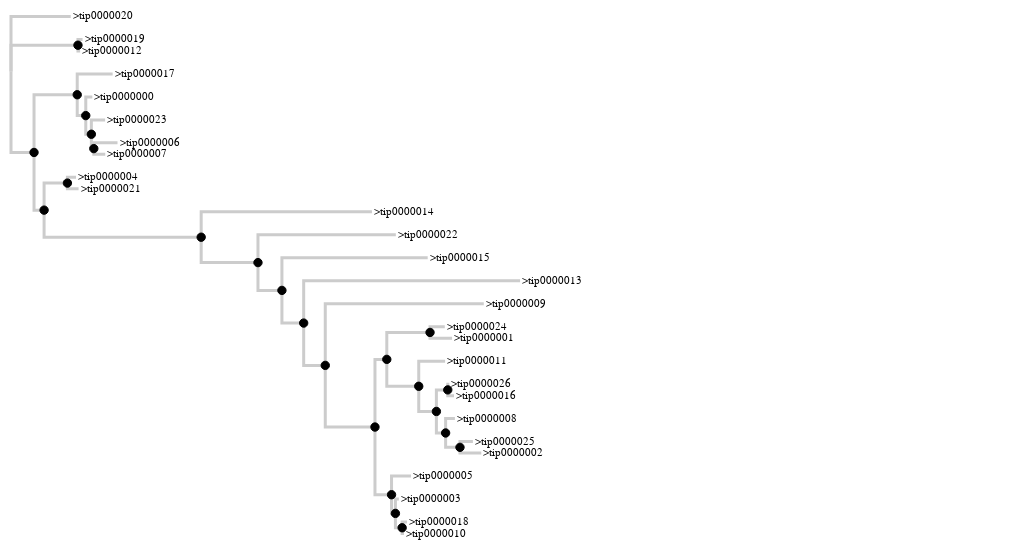

Here is the notebook cell this chart was saved with:
### Code cell
p.show()

### Figure 1 — Vega specification as saved in the notebook (floating-point values rounded to 4 significant figures)
{"$schema": "https://vega.github.io/schema/vega/v3.json", "data": [{"name": "tree", "transform": [{"key": "id", "parentKey": "parent", "type": "stratify"}, {"as": ["y0", "x0", "depth0", "children0"], "method": "cluster", "size": [{"signal": "height"}, {"signal": "width - 100"}], "type": "tree"}, {"as": ["y", "x", "depth", "children"], "method": "cluster", "size": [{"signal": "height"}, {"signal": "width - 100"}], "type": "tree"}, {"as": "x", "expr": "datum.distance * branchScale", "type": "formula"}, {"as": "y", "expr": "datum.y0 * (heightScale / 100)", "type": "formula"}], "values": [{"children": 3, "children0": 3, "depth": 0, "depth0": 0, "distance": 0, "id": "0", "label": "0", "length": 0, "parent": null, "type": "root", "x": 0, "x0": 0, "y": 66.39, "y0": 66.39}, {"children": 0, "children0": 0, "depth": 1, "depth0": 1, "distance": 0.2986, "id": ">tip0000020", "label": ">tip0000020", "length": 0.2986, "parent": "0", "type": "leaf", "x": 44.79, "x0": 900, "y": 11.49, "y0": 11.49}, {"children": 2, "children0": 2, "depth": 1, "depth0": 1, "distance": 0.3348, "id": "1", "label": "1", "length": 0.3348, "parent": "0", "type": "node", "x": 50.22, "x0": 835.7, "y": 40.21, "y0": 40.21}, {"children": 0, "children0": 0, "depth": 2, "depth0": 2, "distance": 0.3577, "id": ">tip0000019", "label": ">tip0000019", "length": 0.02285, "parent": "1", "type": "leaf", "x": 53.65, "x0": 900, "y": 34.47, "y0": 34.47}, {"children": 0, "children0": 0, "depth": 2, "depth0": 2, "distance": 0.3456, "id": ">tip0000012", "label": ">tip0000012", "length": 0.01077, "parent": "1", "type": "leaf", "x": 51.84, "x0": 900, "y": 45.96, "y0": 45.96}, {"children": 2, "children0": 2, "depth": 1, "depth0": 1, "distance": 0.1152, "id": "2", "label": "2", "length": 0.1152, "parent": "0", "type": "node", "x": 17.27, "x0": 64.29, "y": 147.5, "y0": 147.5}, {"children": 2, "children0": 2, "depth": 2, "depth0": 2, "distance": 0.3311, "id": "3", "label": "3", "length": 0.216, "parent": "2", "type": "node", "x": 49.67, "x0": 642.9, "y": 89.76, "y0": 89.76}, {"children": 0, "children0": 0, "depth": 3, "depth0": 3, "distance": 0.5082, "id": ">tip0000017", "label": ">tip0000017", "length": 0.1771, "parent": "3", "type": "leaf", "x": 76.23, "x0": 900, "y": 68.94, "y0": 68.94}, {"children": 2, "children0": 2, "depth": 3, "depth0": 3, "distance": 0.3738, "id": "4", "label": "4", "length": 0.04272, "parent": "3", "type": "node", "x": 56.08, "x0": 707.1, "y": 110.6, "y0": 110.6}, {"children": 0, "children0": 0, "depth": 4, "depth0": 4, "distance": 0.4066, "id": ">tip0000000", "label": ">tip0000000", "length": 0.03279, "parent": "4", "type": "leaf", "x": 60.99, "x0": 900, "y": 91.91, "y0": 91.91}, {"children": 2, "children0": 2, "depth": 4, "depth0": 4, "distance": 0.4018, "id": "5", "label": "5", "length": 0.02797, "parent": "4", "type": "node", "x": 60.27, "x0": 771.4, "y": 129.3, "y0": 129.3}, {"children": 0, "children0": 0, "depth": 5, "depth0": 5, "distance": 0.4706, "id": ">tip0000023", "label": ">tip0000023", "length": 0.06875, "parent": "5", "type": "leaf", "x": 70.58, "x0": 900, "y": 114.9, "y0": 114.9}, {"children": 2, "children0": 2, "depth": 5, "depth0": 5, "distance": 0.4141, "id": "6", "label": "6", "length": 0.01226, "parent": "5", "type": "node", "x": 62.11, "x0": 835.7, "y": 143.6, "y0": 143.6}, {"children": 0, "children0": 0, "depth": 6, "depth0": 6, "distance": 0.5326, "id": ">tip0000006", "label": ">tip0000006", "length": 0.1185, "parent": "6", "type": "leaf", "x": 79.89, "x0": 900, "y": 137.9, "y0": 137.9}, {"children": 0, "children0": 0, "depth": 6, "depth0": 6, "distance": 0.4713, "id": ">tip0000007", "label": ">tip0000007", "length": 0.0572, "parent": "6", "type": "leaf", "x": 70.69, "x0": 900, "y": 149.4, "y0": 149.4}, {"children": 2, "children0": 2, "depth": 2, "depth0": 2, "distance": 0.1655, "id": "7", "label": "7", "length": 0.05031, "parent": "2", "type": "node", "x": 24.82, "x0": 128.6, "y": 205.1, "y0": 205.1}, {"children": 2, "children0": 2, "depth": 3, "depth0": 3, "distance": 0.2821, "id": "8", "label": "8", "length": 0.1166, "parent": "7", "type": "node", "x": 42.31, "x0": 835.7, "y": 178.1, "y0": 178.1}, {"children": 0, "children0": 0, "depth": 4, "depth0": 4, "distance": 0.3252, "id": ">tip0000004", "label": ">tip0000004", "length": 0.04309, "parent": "8", "type": "leaf", "x": 48.78, "x0": 900, "y": 172.3, "y0": 172.3}, {"children": 0, "children0": 0, "depth": 4, "depth0": 4, "distance": 0.3378, "id": ">tip0000021", "label": ">tip0000021", "length": 0.05576, "parent": "8", "type": "leaf", "x": 50.68, "x0": 900, "y": 183.8, "y0": 183.8}, {"children": 2, "children0": 2, "depth": 3, "depth0": 3, "distance": 0.9509, "id": "9", "label": "9", "length": 0.7854, "parent": "7", "type": "node", "x": 142.6, "x0": 192.9, "y": 232.2, "y0": 232.2}, {"children": 0, "children0": 0, "depth": 4, "depth0": 4, "distance": 1.805, "id": ">tip0000014", "label": ">tip0000014", "length": 0.8539, "parent": "9", "type": "leaf", "x": 270.7, "x0": 900, "y": 206.8, "y0": 206.8}, {"children": 2, "children0": 2, "depth": 4, "depth0": 4, "distance": 1.235, "id": "10", "label": "10", "length": 0.284, "parent": "9", "type": "node", "x": 185.2, "x0": 257.1, "y": 257.6, "y0": 257.6}, {"children": 0, "children0": 0, "depth": 5, "depth0": 5, "distance": 1.924, "id": ">tip0000022", "label": ">tip0000022", "length": 0.6893, "parent": "10", "type": "leaf", "x": 288.6, "x0": 900, "y": 229.8, "y0": 229.8}, {"children": 2, "children0": 2, "depth": 5, "depth0": 5, "distance": 1.355, "id": "11", "label": "11", "length": 0.1198, "parent": "10", "type": "node", "x": 203.2, "x0": 321.4, "y": 285.4, "y0": 285.4}, {"children": 0, "children0": 0, "depth": 6, "depth0": 6, "distance": 2.083, "id": ">tip0000015", "label": ">tip0000015", "length": 0.7288, "parent": "11", "type": "leaf", "x": 312.5, "x0": 900, "y": 252.8, "y0": 252.8}, {"children": 2, "children0": 2, "depth": 6, "depth0": 6, "distance": 1.463, "id": "12", "label": "12", "length": 0.1088, "parent": "11", "type": "node", "x": 219.5, "x0": 385.7, "y": 318.1, "y0": 318.1}, {"children": 0, "children0": 0, "depth": 7, "depth0": 7, "distance": 2.545, "id": ">tip0000013", "label": ">tip0000013", "length": 1.082, "parent": "12", "type": "leaf", "x": 381.8, "x0": 900, "y": 275.7, "y0": 275.7}, {"children": 2, "children0": 2, "depth": 7, "depth0": 7, "distance": 1.571, "id": "13", "label": "13", "length": 0.1079, "parent": "12", "type": "node", "x": 235.7, "x0": 450, "y": 360.4, "y0": 360.4}, {"children": 0, "children0": 0, "depth": 8, "depth0": 8, "distance": 2.364, "id": ">tip0000009", "label": ">tip0000009", "length": 0.7925, "parent": "13", "type": "leaf", "x": 354.6, "x0": 900, "y": 298.7, "y0": 298.7}, {"children": 2, "children0": 2, "depth": 8, "depth0": 8, "distance": 1.82, "id": "14", "label": "14", "length": 0.2485, "parent": "13", "type": "node", "x": 273.0, "x0": 514.3, "y": 422.1, "y0": 422.1}, {"children": 2, "children0": 2, "depth": 9, "depth0": 9, "distance": 1.879, "id": "15", "label": "15", "length": 0.05912, "parent": "14", "type": "node", "x": 281.8, "x0": 578.6, "y": 354.4, "y0": 354.4}, {"children": 2, "children0": 2, "depth": 10, "depth0": 10, "distance": 2.095, "id": "16", "label": "16", "length": 0.2162, "parent": "15", "type": "node", "x": 314.3, "x0": 835.7, "y": 327.4, "y0": 327.4}, {"children": 0, "children0": 0, "depth": 11, "depth0": 11, "distance": 2.169, "id": ">tip0000024", "label": ">tip0000024", "length": 0.07376, "parent": "16", "type": "leaf", "x": 325.3, "x0": 900, "y": 321.7, "y0": 321.7}, {"children": 0, "children0": 0, "depth": 11, "depth0": 11, "distance": 2.205, "id": ">tip0000001", "label": ">tip0000001", "length": 0.1101, "parent": "16", "type": "leaf", "x": 330.8, "x0": 900, "y": 333.2, "y0": 333.2}, {"children": 2, "children0": 2, "depth": 10, "depth0": 10, "distance": 2.039, "id": "17", "label": "17", "length": 0.1598, "parent": "15", "type": "node", "x": 305.8, "x0": 642.9, "y": 381.3, "y0": 381.3}, {"children": 0, "children0": 0, "depth": 11, "depth0": 11, "distance": 2.171, "id": ">tip0000011", "label": ">tip0000011", "length": 0.1318, "parent": "17", "type": "leaf", "x": 325.6, "x0": 900, "y": 356.2, "y0": 356.2}, {"children": 2, "children0": 2, "depth": 11, "depth0": 11, "distance": 2.127, "id": "18", "label": "18", "length": 0.08821, "parent": "17", "type": "node", "x": 319.0, "x0": 707.1, "y": 406.4, "y0": 406.4}, {"children": 2, "children0": 2, "depth": 12, "depth0": 12, "distance": 2.184, "id": "19", "label": "19", "length": 0.05692, "parent": "18", "type": "node", "x": 327.6, "x0": 835.7, "y": 384.9, "y0": 384.9}, {"children": 0, "children0": 0, "depth": 13, "depth0": 13, "distance": 2.192, "id": ">tip0000026", "label": ">tip0000026", "length": 0.007909, "parent": "19", "type": "leaf", "x": 328.8, "x0": 900, "y": 379.1, "y0": 379.1}, {"children": 0, "children0": 0, "depth": 13, "depth0": 13, "distance": 2.215, "id": ">tip0000016", "label": ">tip0000016", "length": 0.03114, "parent": "19", "type": "leaf", "x": 332.3, "x0": 900, "y": 390.6, "y0": 390.6}, {"children": 2, "children0": 2, "depth": 12, "depth0": 12, "distance": 2.173, "id": "20", "label": "20", "length": 0.04616, "parent": "18", "type": "node", "x": 326.0, "x0": 771.4, "y": 428.0, "y0": 428.0}, {"children": 0, "children0": 0, "depth": 13, "depth0": 13, "distance": 2.219, "id": ">tip0000008", "label": ">tip0000008", "length": 0.04634, "parent": "20", "type": "leaf", "x": 332.9, "x0": 900, "y": 413.6, "y0": 413.6}, {"children": 2, "children0": 2, "depth": 13, "depth0": 13, "distance": 2.245, "id": "21", "label": "21", "length": 0.07181, "parent": "20", "type": "node", "x": 336.7, "x0": 835.7, "y": 442.3, "y0": 442.3}, {"children": 0, "children0": 0, "depth": 14, "depth0": 14, "distance": 2.31, "id": ">tip0000025", "label": ">tip0000025", "length": 0.06458, "parent": "21", "type": "leaf", "x": 346.4, "x0": 900, "y": 436.6, "y0": 436.6}, {"children": 0, "children0": 0, "depth": 14, "depth0": 14, "distance": 2.351, "id": ">tip0000002", "label": ">tip0000002", "length": 0.1065, "parent": "21", "type": "leaf", "x": 352.7, "x0": 900, "y": 448.1, "y0": 448.1}, {"children": 2, "children0": 2, "depth": 9, "depth0": 9, "distance": 1.903, "id": "22", "label": "22", "length": 0.08284, "parent": "14", "type": "node", "x": 285.4, "x0": 707.1, "y": 489.7, "y0": 489.7}, {"children": 0, "children0": 0, "depth": 10, "depth0": 10, "distance": 2.0, "id": ">tip0000005", "label": ">tip0000005", "length": 0.09709, "parent": "22", "type": "leaf", "x": 300.0, "x0": 900, "y": 471.1, "y0": 471.1}, {"children": 2, "children0": 2, "depth": 10, "depth0": 10, "distance": 1.922, "id": "23", "label": "23", "length": 0.01937, "parent": "22", "type": "node", "x": 288.3, "x0": 771.4, "y": 508.4, "y0": 508.4}, {"children": 0, "children0": 0, "depth": 11, "depth0": 11, "distance": 1.939, "id": ">tip0000003", "label": ">tip0000003", "length": 0.01717, "parent": "23", "type": "leaf", "x": 290.9, "x0": 900, "y": 494.0, "y0": 494.0}, {"children": 2, "children0": 2, "depth": 11, "depth0": 11, "distance": 1.956, "id": "24", "label": "24", "length": 0.03366, "parent": "23", "type": "node", "x": 293.4, "x0": 835.7, "y": 522.8, "y0": 522.8}, {"children": 0, "children0": 0, "depth": 12, "depth0": 12, "distance": 1.98, "id": ">tip0000018", "label": ">tip0000018", "length": 0.02437, "parent": "24", "type": "leaf", "x": 297.0, "x0": 900, "y": 517.0, "y0": 517.0}, {"children": 0, "children0": 0, "depth": 12, "depth0": 12, "distance": 1.965, "id": ">tip0000010", "label": ">tip0000010", "length": 0.009223, "parent": "24", "type": "leaf", "x": 294.7, "x0": 900, "y": 528.5, "y0": 528.5}]}, {"name": "links", "source": "tree", "transform": [{"key": "id", "type": "treelinks"}, {"orient": "horizontal", "shape": "orthogonal", "type": "linkpath"}]}, {"name": "nodes", "source": "tree", "transform": [{"expr": "datum.type == 'node'", "type": "filter"}]}, {"name": "leaves", "source": "tree", "transform": [{"expr": "datum.type == 'leaf'", "type": "filter"}]}], "height": 540, "marks": [{"encode": {"update": {"path": {"field": "path"}, "stroke": {"value": "#ccc"}, "strokeWidth": {"value": 3}}}, "from": {"data": "links"}, "type": "path"}, {"encode": {"enter": {"size": {"value": 70}, "stroke": {"value": "#000"}}, "update": {"fill": {"value": "#000"}, "x": {"field": "x"}, "y": {"field": "y"}}}, "from": {"data": "nodes"}, "name": "ancestor", "type": "symbol"}, {"encode": {"enter": {"fill": {"value": "#000"}, "text": {"field": "label"}}, "update": {"dx": {"value": 2}, "dy": {"value": 3}, "x": {"field": "x"}, "y": {"field": "y"}}}, "from": {"data": "leaves"}, "type": "text"}], "padding": 5, "scales": [{"domain": {"data": "tree", "field": "depth"}, "name": "color", "range": {"scheme": "magma"}, "type": "sequential", "zero": true}], "signals": [{"bind": {"input": "range", "max": 500, "min": 0, "step": 50}, "name": "branchScale", "value": 200}, {"bind": {"input": "range", "max": 100, "min": 0, "step": 5}, "name": "heightScale", "value": 100}, {"name": "cladify", "on": [{"events": "@ancestor:mousedown, @ancestor:touchstart", "update": "datum"}], "value": "datum"}], "width": 1000}
